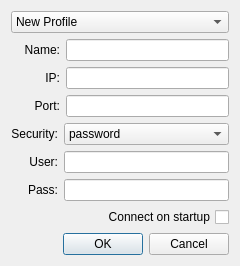
<?xml version="1.0" encoding="UTF-8"?>
<ui version="4.0">
 <class>Dialog</class>
 <widget class="QDialog" name="Dialog">
  <property name="geometry">
   <rect>
    <x>0</x>
    <y>0</y>
    <width>240</width>
    <height>221</height>
   </rect>
  </property>
  <property name="windowTitle">
   <string>Edit Profile</string>
  </property>
  <layout class="QVBoxLayout" name="verticalLayout_2">
   <item>
    <widget class="QComboBox" name="cmb_profiles">
     <item>
      <property name="text">
       <string>New Profile</string>
      </property>
     </item>
    </widget>
   </item>
   <item>
    <layout class="QGridLayout" name="gridLayout_3">
     <item row="1" column="0">
      <widget class="QLabel" name="label">
       <property name="text">
        <string>IP:</string>
       </property>
       <property name="alignment">
        <set>Qt::AlignRight|Qt::AlignTrailing|Qt::AlignVCenter</set>
       </property>
      </widget>
     </item>
     <item row="1" column="1">
      <widget class="QLineEdit" name="lne_ip">
       <property name="maxLength">
        <number>15</number>
       </property>
      </widget>
     </item>
     <item row="0" column="0">
      <widget class="QLabel" name="label_4">
       <property name="text">
        <string>    Name:</string>
       </property>
       <property name="alignment">
        <set>Qt::AlignRight|Qt::AlignTrailing|Qt::AlignVCenter</set>
       </property>
      </widget>
     </item>
     <item row="0" column="1">
      <widget class="QLineEdit" name="lne_name"/>
     </item>
     <item row="2" column="1">
      <widget class="QLineEdit" name="lne_port"/>
     </item>
     <item row="2" column="0">
      <widget class="QLabel" name="label_2">
       <property name="text">
        <string>Port:</string>
       </property>
       <property name="alignment">
        <set>Qt::AlignRight|Qt::AlignTrailing|Qt::AlignVCenter</set>
       </property>
      </widget>
     </item>
    </layout>
   </item>
   <item>
    <layout class="QGridLayout" name="gridLayout_2">
     <property name="sizeConstraint">
      <enum>QLayout::SetDefaultConstraint</enum>
     </property>
     <item row="0" column="0">
      <widget class="QLabel" name="label_3">
       <property name="text">
        <string>Security:</string>
       </property>
       <property name="alignment">
        <set>Qt::AlignRight|Qt::AlignTrailing|Qt::AlignVCenter</set>
       </property>
      </widget>
     </item>
     <item row="2" column="0">
      <widget class="QLabel" name="label_5">
       <property name="text">
        <string>User:</string>
       </property>
       <property name="alignment">
        <set>Qt::AlignRight|Qt::AlignTrailing|Qt::AlignVCenter</set>
       </property>
      </widget>
     </item>
     <item row="2" column="2">
      <widget class="QLineEdit" name="lne_username"/>
     </item>
     <item row="0" column="2">
      <widget class="QComboBox" name="cmb_security">
       <item>
        <property name="text">
         <string>password</string>
        </property>
       </item>
       <item>
        <property name="text">
         <string>auth</string>
        </property>
       </item>
      </widget>
     </item>
     <item row="3" column="0">
      <widget class="QLabel" name="label_6">
       <property name="text">
        <string>Pass:</string>
       </property>
       <property name="alignment">
        <set>Qt::AlignRight|Qt::AlignTrailing|Qt::AlignVCenter</set>
       </property>
      </widget>
     </item>
     <item row="3" column="2">
      <widget class="QLineEdit" name="lne_password">
       <property name="inputMethodHints">
        <set>Qt::ImhNone</set>
       </property>
      </widget>
     </item>
    </layout>
   </item>
   <item>
    <widget class="QCheckBox" name="chk_auto_connect">
     <property name="layoutDirection">
      <enum>Qt::RightToLeft</enum>
     </property>
     <property name="text">
      <string>Connect on startup</string>
     </property>
    </widget>
   </item>
   <item>
    <widget class="QDialogButtonBox" name="btn_yesno">
     <property name="orientation">
      <enum>Qt::Horizontal</enum>
     </property>
     <property name="standardButtons">
      <set>QDialogButtonBox::Cancel|QDialogButtonBox::Ok</set>
     </property>
    </widget>
   </item>
  </layout>
 </widget>
 <resources/>
 <connections>
  <connection>
   <sender>btn_yesno</sender>
   <signal>accepted()</signal>
   <receiver>Dialog</receiver>
   <slot>accept()</slot>
   <hints>
    <hint type="sourcelabel">
     <x>248</x>
     <y>254</y>
    </hint>
    <hint type="destinationlabel">
     <x>157</x>
     <y>274</y>
    </hint>
   </hints>
  </connection>
  <connection>
   <sender>btn_yesno</sender>
   <signal>rejected()</signal>
   <receiver>Dialog</receiver>
   <slot>reject()</slot>
   <hints>
    <hint type="sourcelabel">
     <x>316</x>
     <y>260</y>
    </hint>
    <hint type="destinationlabel">
     <x>286</x>
     <y>274</y>
    </hint>
   </hints>
  </connection>
 </connections>
</ui>
